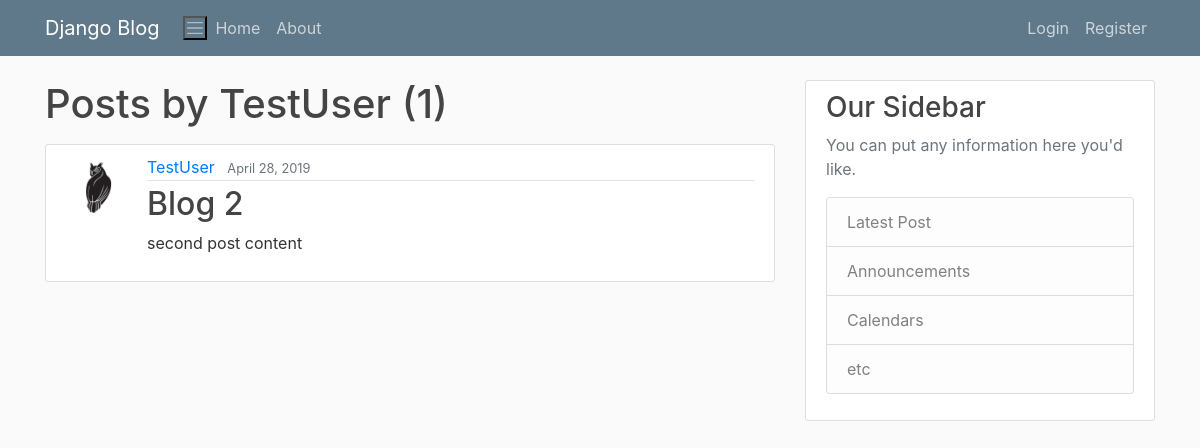
The app's page /user/TestUser, older data.
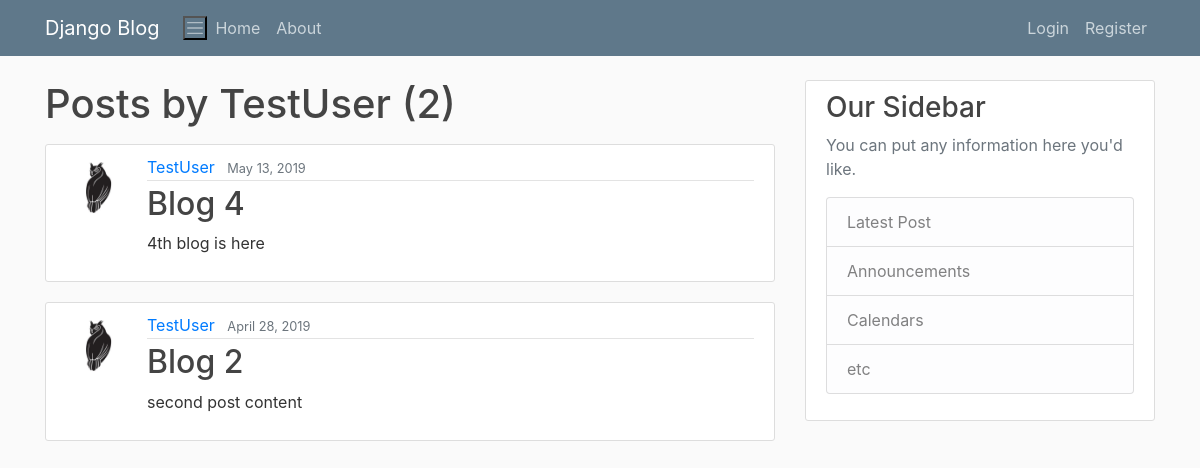
The same page, newer data.
### blog/models.py (models this page shows, shortened)
class Post(models.Model):
    title = models.CharField(max_length=100)
    content = models.TextField()
    date_posted = models.DateTimeField(default=timezone.now)
    author = models.ForeignKey(User, on_delete=models.CASCADE)

### users/models.py (models this page shows, shortened)
class Profile(models.Model):
    user = models.OneToOneField(User, on_delete=models.CASCADE)
    image = models.ImageField(default='default.jpg', upload_to='profile_pics')

### blog/views.py (the view)
# urls.py: path('user/<str:username>', UserPostListView.as_view(), name= 'user-posts'),
class UserPostListView(ListView):
    model = Post
    template_name = 'blog/user_posts.html' # <app>/<model>_<viewtype>.html
    context_object_name = 'posts'
    paginate_by = 5
    def get_queryset(self):
        user = get_object_or_404(User, username=self.kwargs.get('username'))
        return Post.objects.filter(author=user).order_by('-date_posted')

### blog/templates/blog/user_posts.html (shortened to what this page needs)
{% extends "blog/base.html" %}
{% block content %}
    <h1 class="mb-3">Posts by {{ view.kwargs.username }} ({{ page_obj.paginator.count }})</h1>
    {% for post in posts %}
    <article class="media content-section">
      <img class="rounded-circle article-img" src="{{ post.author.profile.image.url }}">
            <div class="media-body">
              <div class="article-metadata">
                <a class="mr-2" href="{% url 'user-posts' post.author.username %}">{{ post.author }}</a>
                <small class="text-muted">{{ post.date_posted|date:"F d, Y" }}</small>
              </div>
              <h2><a class="article-title" href="{% url 'post-detail' post.id %}">{{ post.title }}</a></h2>
              <p class="article-content">{{ post.content }}</p>
            </div>
          </article>
    {% endfor %}
{% endblock content %}

Row changes from the older to the newer data that the page shows:
added Post: author.profile.image (placeholder picture), author "TestUser", date_posted "May 13, 2019", title "Blog 4", content "4th blog is here"
Text that changed along with them:
{{ page_obj.paginator.count }}: "1" → "2"
